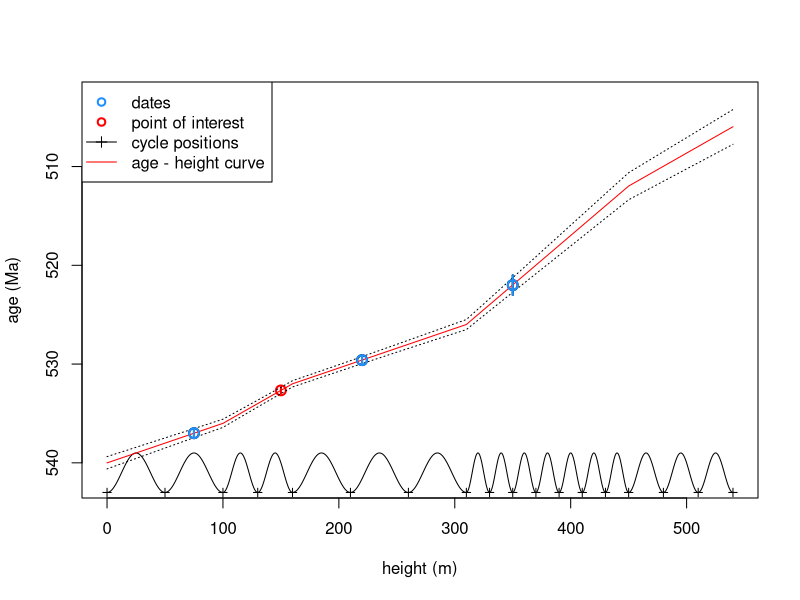

This figure's R source:
### Age Depth model with cycles and dates
## 07/09/2022
## K Eichenseer

##
## Create test data
##
cycle_pos <- cumsum(c(0,50,50,30,30,50,50,50,20,20,20,20,20,20,20,30,30,30))
delta_known <- 2
alpha_known <- 540

dates <- data.frame(
  height = c(cycle_pos[2]+0.5*diff(cycle_pos)[2],
             cycle_pos[6]+0.2*diff(cycle_pos)[6],
             cycle_pos[10]+0*diff(cycle_pos)[10]),
  mean = c(alpha_known-(2.5-1)*delta_known,
           alpha_known-(6.2-1)*delta_known,
           alpha_known-(10-1)*delta_known),
  sd = c(0.25,0.25,0.5))

points_of_interest <- 150

##
## Plot test data
##
plot(0,0,type = "n", xlim = range(cycle_pos),
     ylim = c(alpha_known+2,alpha_known-delta_known*length(cycle_pos)-1),
     xlab = "height (m)", ylab = "age (Ma)")
points(dates$height,dates$mean, lwd = 2, cex = 1.3)
sapply(seq_len(nrow(dates)), function(x) points(rep(dates$height[x],2),
       dates$mean[x]+dates$sd[x]*c(-2,2), type = "l", lwd = 2))
#points(points_of_interest,rep(500,length(points_of_interest)),
#       pch = 8, col = "red", lwd = 1)
# cycles
for(i in 1:(length(cycle_pos)-1))
  points(seq(cycle_pos[i],cycle_pos[i+1],0.02),alpha_known+1+2*sin(
    (0.25*diff(cycle_pos)[i]+seq(0,diff(cycle_pos)[i],0.02))
    *2*pi/diff(cycle_pos)[i]),
    type = "l", col = "black")
points(cycle_pos,rep(543,length(cycle_pos)),pch = 3, cex = 0.8)

##
## define age model
##
age_model <- function(n_iter,dates,cycle_pos,
                      alpha_init = 540,
                      delta_init = 2,
                      alpha_step = 0.1,
                      delta_step = 0.025) {


  # calculate position of dates relative to cycles (height scale)
  # 0 would be at start of the first cycle
  n_dates <- nrow(dates)
  date_cycle_pos <- rep(NA_real_,n_dates)
  for(d in 1:n_dates) {
    c_ind <- max(which(cycle_pos<=dates$height[d]))
    date_cycle_pos[d] <-
    c_ind-1+(dates$height[d] - cycle_pos[c_ind]) / diff(cycle_pos)[c_ind]
  }

  # store alpha and delta
  alpha <- rep(NA_real_,n_iter)
  delta <- rep(NA_real_,n_iter)

  # intial values
  alpha[1] = alpha_init
  delta[1] = delta_init

  date_age_new <- rep(NA_real_,n_dates)
  for(d in seq_len(n_dates)) {
    date_age_new[d] <- alpha[1] - delta[1]*date_cycle_pos[d]
  }

  loglik_old <- sum(dnorm(date_age_new, dates$mean, dates$sd, log = T))

  for (i in 2:n_iter) {
    # propose new alphas and deltas
    alpha_new = rnorm(1,alpha[i-1],alpha_step)
    delta_new = rnorm(1,delta[i-1],delta_step)

    # calculate new date ages
    for(d in seq_len(n_dates)) {
      date_age_new[d] <- alpha_new - delta_new*date_cycle_pos[d]
    }

    # likelihood
    loglik_new <- sum(dnorm(date_age_new, dates$mean, dates$sd, log = T))

    # decide acceptance
    HR <- exp(loglik_new-loglik_old)
    accept <- runif(1)<HR
    if(accept) {
      alpha[i] <- alpha_new
      delta[i] <- delta_new
      loglik_old <- loglik_new
    } else {
      alpha[i] <- alpha[i-1]
      delta[i] <- delta[i-1]
    }
  }
  data.frame(alpha = alpha,
             delta = delta)
}

##
## test age model
##
n_iter = 25000
m1 <- age_model(n_iter = n_iter,dates = dates, cycle_pos = cycle_pos)

##
## Assess model output
##
assess_posterior = FALSE
if(assess_posterior) {
# assess chains
  par(mfrow = c(2,1), mar = c(4.25,4.25,1,1))
plot(m1$alpha)
plot(m1$delta)
# cross plot
par(mfrow = c(1,1))
plot(m1)
}

##
## function to calculate age of points of interest from the posterior
##
calc_age <- function(heights, cycle_pos, alpha, delta) {
  # calculate position of heights relative to cycles (height scale)
  # 0 would be at start of the first cycle
  heights_cycle_pos <- rep(NA_real_,length(heights))
  for(d in 1:length(heights)) {
    c_ind <- max(which(cycle_pos<=heights[d]))
    heights_cycle_pos[d] <-
      c_ind-1+(heights[d] - cycle_pos[c_ind]) / diff(cycle_pos)[c_ind]
    if(heights[d]==max(cycle_pos)) heights_cycle_pos[d] <- length(cycle_pos)-1

  }

  out <- matrix(nrow = length(alpha), ncol = length(heights))
  for(d in seq_len(length(heights))) {
    out[,d] <- alpha - delta*heights_cycle_pos[d]
  }

  # return output
  out
}

# add posterior age estimate of point of interest
burn_in <- 0.1*n_iter

pos1 <- calc_age(heights = points_of_interest,cycle_pos = cycle_pos, alpha = m1$alpha[burn_in:n_iter],
                 delta = m1$delta[burn_in:n_iter])
points(points_of_interest,apply(pos1,2,mean), col = "red", lwd = 2, pch = 1, cex = 1.3)
sapply(seq_len(length(points_of_interest)), function(x) points(
  rep(points_of_interest[x],2),
  apply(pos1,2,function(x) quantile(x, probs = c(0.025,0.975))),
  type = "l",lwd = 2, col = "red"))

# add overall posterior age - height line
points_of_interest <- seq(0,max(cycle_pos),1)
pos1 <- calc_age(heights = points_of_interest,cycle_pos = cycle_pos, alpha = m1$alpha[burn_in:n_iter],
                 delta = m1$delta[burn_in:n_iter])

points(points_of_interest,apply(pos1,2,mean), col = "red", type = "l")
points(points_of_interest,apply(pos1,2,function(x) quantile(x,probs=0.025)), type = "l", lty = 3)
points(points_of_interest,apply(pos1,2,function(x) quantile(x,probs=0.975)), type = "l", lty = 3)

points(dates$height,dates$mean, col = "dodgerblue", lwd = 2, pch = 1, cex = 1.3)
sapply(seq_len(nrow(dates)), function(x) points(
  rep(dates$height[x],2),dates$mean[x]+dates$sd[x]*c(-2,2),
  type = "l",col = "dodgerblue", lwd = 2))

legend("topleft", legend =
         c("dates", "point of interest", "cycle positions", "age - height curve"),
       pch = c(1,1,3,NA), lty = c(NA,NA,1,1), lwd = c(2,2,1,1),
       col = c("dodgerblue", "red", "black", "red"))
